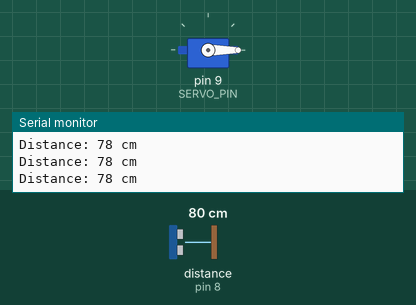
Simulated run of this sketch. Board: Arduino Uno, built with avr-gcc and run on an emulated ATmega328P. Shown: servo, the last lines printed to the serial monitor. Wiring (inferred from the names in the program): ultrasonic range finder: trigger pin 7; echo pin 8. Inputs (shaded band) come from the test bench; at power-on: distance to the obstacle (sensor on pin 8) 80 cm. The echo pulse lasts 58.3 µs per cm.

Above: at 1.2 s.
1.3 s: distance to the obstacle (sensor on pin 8) set to 23 cm
2.8 s: distance to the obstacle (sensor on pin 8) set to 19 cm
At 4.0 s:
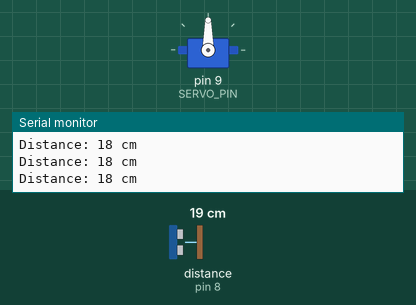
Timing chart, 0 to 13.4 s (numbered marks = the images above; inputs shaded):
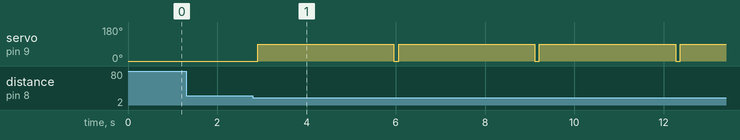

Measured:
- the behaviour switches between 22 and 21 cm on distance to the obstacle (sensor on pin 8) (found by bisection; images 0 and 1)
- after the input at 2.8 s, servo on pin 9 (SERVO_PIN): alternates 90° for 3.1 s and 0° for 0.10 s, starting after 0.10 s

The sketch:

Bariera.ino
```cpp
#include <Servo.h>  // За Uno използваме стандартната Servo библиотека

// Пинове за ултразвуковия сензор
const int TRIG_PIN = 7;   // Trigger пин
const int ECHO_PIN = 8;   // Echo пин
const int SERVO_PIN = 9;  // Пин за сервомотора (трябва да е PWM пин)

// Създаване на обект за сервомотора
Servo gateServo;

// Константи
const int GATE_CLOSED = 0;     // Затворена позиция на бариерата
const int GATE_OPEN = 90;      // Отворена позиция на бариерата
const int DISTANCE_THRESHOLD = 20;  // Разстояние в см, при което да се задейства
const int GATE_DELAY = 3000;    // Колко време да остане отворена бариерата (3 секунди)

// Променливи за състоянието
bool isGateOpen = false;
unsigned long gateOpenTime = 0;

void setup() {
  Serial.begin(9600);  // За Uno използваме 9600 baud rate

  // Конфигуриране на пиновете за ултразвуковия сензор
  pinMode(TRIG_PIN, OUTPUT);
  pinMode(ECHO_PIN, INPUT);

  // Инициализация на сервомотора
  gateServo.attach(SERVO_PIN);
  gateServo.write(GATE_CLOSED);
}

// Функция за измерване на разстоянието
int measureDistance() {
  // Изпращане на ултразвуков импулс
  digitalWrite(TRIG_PIN, LOW);
  delayMicroseconds(2);
  digitalWrite(TRIG_PIN, HIGH);
  delayMicroseconds(10);
  digitalWrite(TRIG_PIN, LOW);

  // Получаване на времето за връщане на ехото
  long duration = pulseIn(ECHO_PIN, HIGH);

  // Изчисляване на разстоянието в сантиметри
  int distance = duration * 0.034 / 2;

  return distance;
}

void loop() {
  // Измерване на разстоянието
  int distance = measureDistance();

  // Извеждане на разстоянието в серийния монитор за дебъгване
  Serial.print("Distance: ");
  Serial.print(distance);
  Serial.println(" cm");

  // Проверка дали има обект наблизо
  if (distance <= DISTANCE_THRESHOLD && !isGateOpen) {
    // Отваряне на бариерата
    gateServo.write(GATE_OPEN);
    isGateOpen = true;
    gateOpenTime = millis();  // Запазване на времето на отваряне
  }

  // Проверка дали е време за затваряне на бариерата
  if (isGateOpen && (millis() - gateOpenTime >= GATE_DELAY)) {
    // Затваряне на бариерата
    gateServo.write(GATE_CLOSED);
    isGateOpen = false;
  }

  delay(100);  // Малко забавяне между измерванията
}
```
